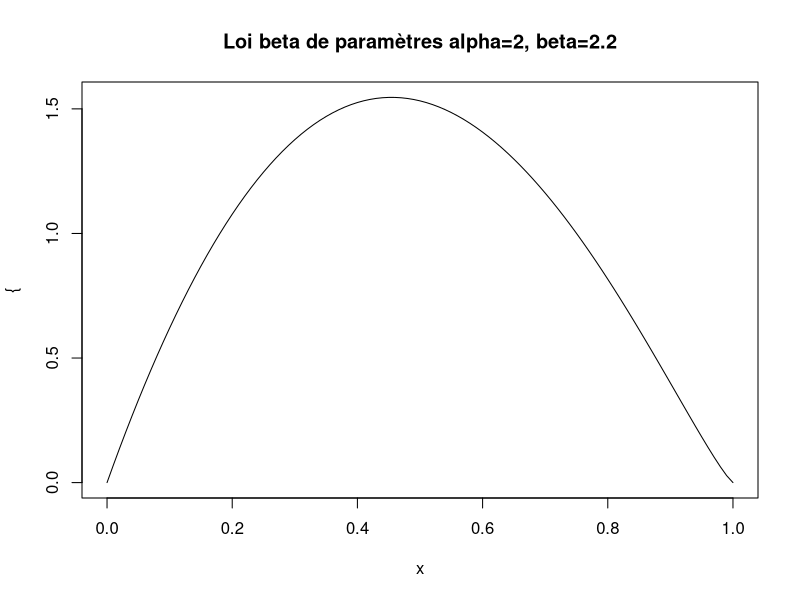
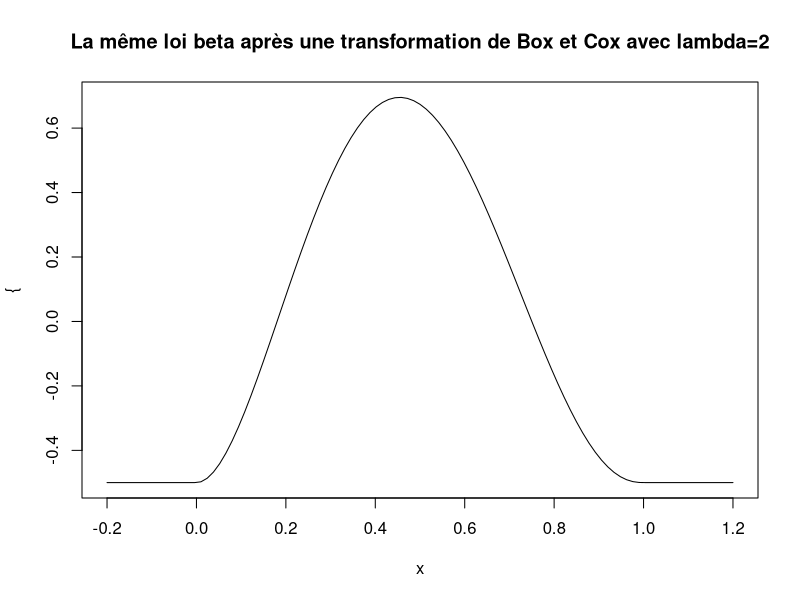
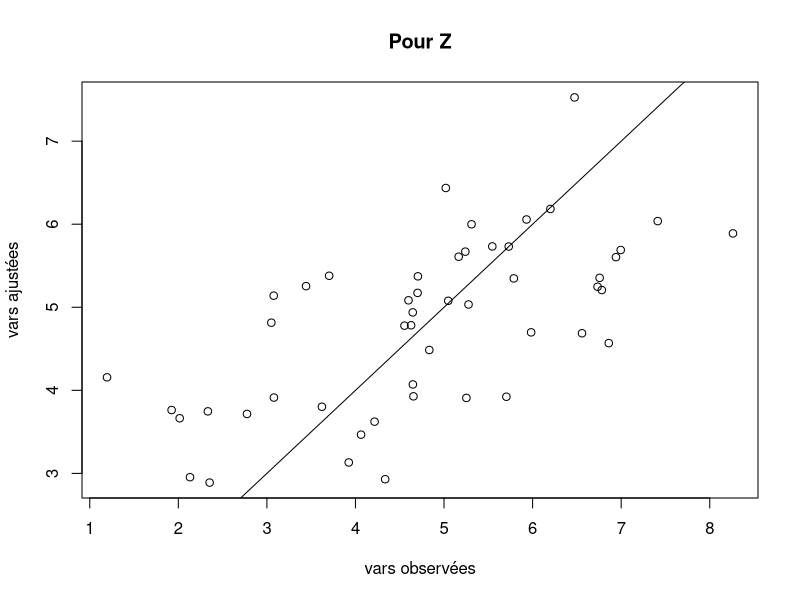
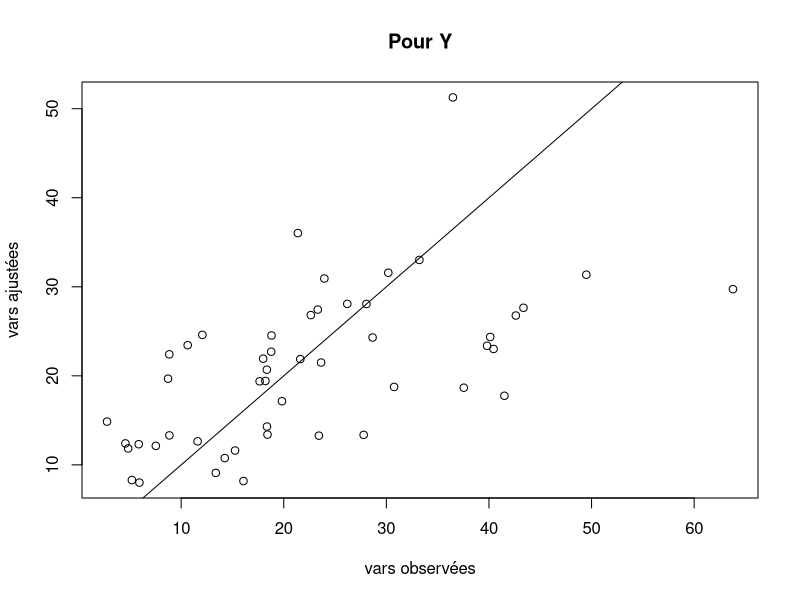
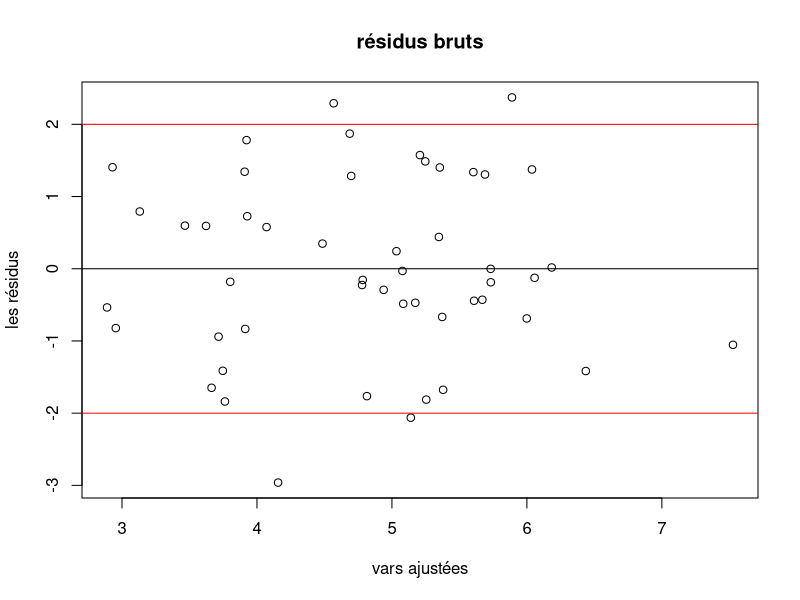
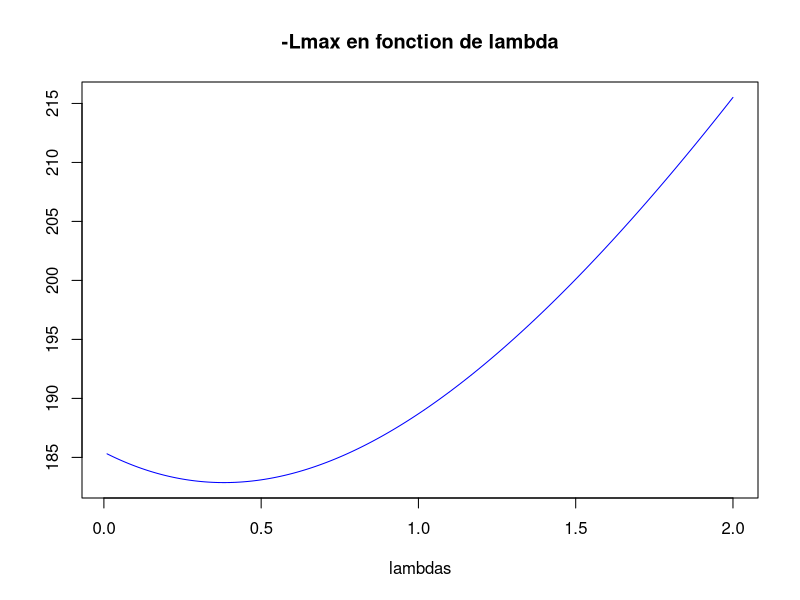
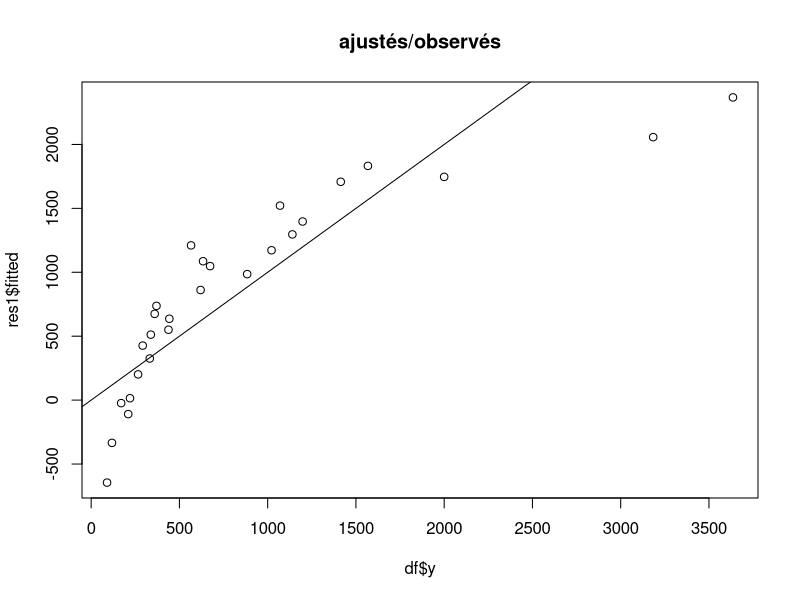
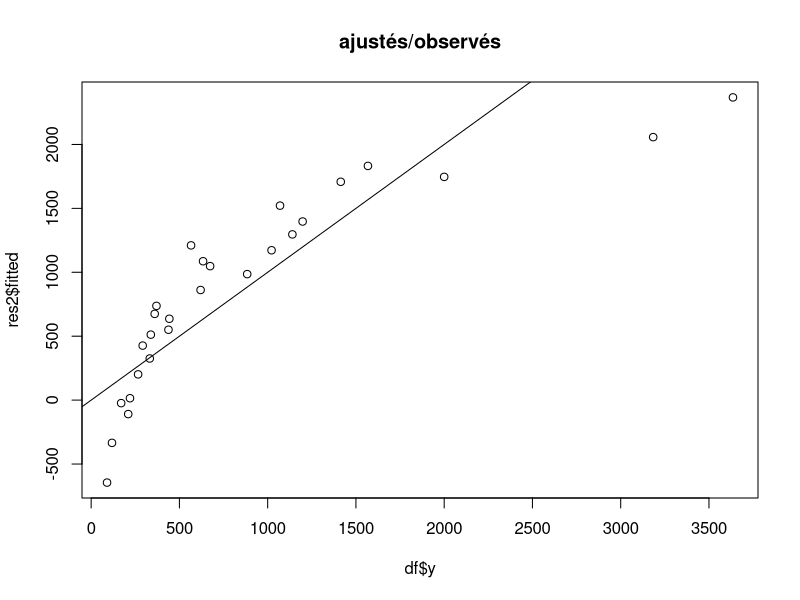

The R script that drew these images, in order:
## ---- chunk 1
knitr::opts_chunk$set(include = FALSE)
## ---- chunk 2
lambda <- 2
a <- 2
b <- 2.2
plot({function (x) dbeta(x, a, b)})
title("Loi beta de paramètres alpha=2, beta=2.2")
plot({function (x) (dbeta(x, a, b)^lambda - 1)/lambda}, -0.2, 1.2)
title("La même loi beta après une transformation de Box et Cox avec lambda=2")
## ---- chunk 3
# Initialisation vars
lambda_ <- 0.3
a <- 5
b <- 1
variance <- 2
n=50
## ---- chunk 4
#Q1
set.seed(999)
X_obs <- rnorm(n) #loi gaussien centrée réduite
Epsilon <- rnorm(n=50, mean=0, sd = sqrt(variance))
# Par la définition
Z <- t(a + b%*%X_obs + Epsilon) #vector
# On considère que toutes les observations du jeu de données Y_i sont positives
Y <- (lambda_*Z +1)^(1/lambda_)
X <- as.matrix(cbind(1, X_obs))

# Estimer la regression linéair simple
theta_est = solve(t(X)%*%X)%*% t(X)%*%Z
p = ncol(X) #2
sigma_est = sqrt(sum( (X%*%theta_est -Z)^2 )/(n-p))

{plot(Z, (X%*%theta_est), xlab = "vars observées", ylab = "vars ajustées", main = "Pour Z")
abline(0,1)}

{plot(Y, ((X%*%theta_est)*lambda_+1)^{1/lambda_}, xlab = "vars observées", ylab = "vars ajustées", main = "Pour Y")
abline(0,1)}

## ---- chunk 5
#Etudier les résidus 
residus <- Z - X%*%theta_est
{plot(X%*%theta_est, residus, xlab = "vars ajustées", ylab = "les résidus",main="résidus bruts")
abline(0,0)
abline(2,0, col="red")
abline(-2,0, col="red")
}
#residus_stud <- residus/(sigma_est * sqrt(1-H_x))
#points(X%*%theta_est,residus,main="différents résidus")
#abline(h=2,lty=2)
#abline(h=-2,lty=2)
## ---- chunk 6
#Q2
# Créer la matrice X du plan d'expérience
X <- as.matrix(cbind(1, X_obs))
# Interprétation les codes
Q = diag(1,n) - X%*%solve(t(X)%*%X)%*%t(X) 
Lmle = function(Z){
  n = length(Z)
  sig2 = (t(Z)%*%Q%*%Z) / n
  -n/2 * log(sig2)
}
## ---- chunk 7
# Coder la fonction lmin(lambda, Y) qui calcule −Lmax.
vec1 = rep(1, 50)
Lmin = function(lambda, Y=Y) {
  Z_ <- ((Y^lambda)-1)/lambda
  -Lmle(Z_) + (1-lambda) * vec1%*%log(abs(Y)) + n/2 + (n/2)*log(2*pi)
}
# Tracer −Lmax
lambdas <- seq(0.01,2,0.01)
Vlmin = Vectorize(Lmin,"lambda")
plot(lambdas,Vlmin(lambdas, Y),
     main="-Lmax en fonction de lambda",
     ylab="",
     type="l",
     col="blue")

## ---- chunk 8
resopt = nlm(Lmin,Y=Y,p=2,hessian=TRUE)
lambda_est <- resopt$estimate
var_lambda_est <- 1/resopt$hessian
## ---- chunk 9
alpha <- 0.05
q <- qnorm(1-alpha/2)
lambda_est - q*sqrt(var_lambda_est) #lower bound
lambda_est + q*sqrt(var_lambda_est) #upper bound
## ---- chunk 10
q_chi <- qchisq(1-alpha, df=1) #quantile
q_chi
lambda_0 <- c(1, 1/2, 0.3, 0)
lambda_0
W_obs <-  (lambda_est - lambda_0)^2 / var_lambda_est
W_obs
p_value <- pchisq(W_obs, df=1, lower.tail = FALSE)
p_value
p_value-alpha>0 # conserve H_0?
## ---- chunk 11
lambda_0[4] <- 0.000001
for(i in 1:4){
  print(paste("lambda=", lambda_0[i]))
  TRV <- 2 *(Lmin(lambda_0[i], Y) - Lmin(lambda_est, Y))
  print(paste("TRV: ", TRV))
  p_value <- pchisq(TRV, df=1, lower.tail = FALSE)
  print(paste("p_value: ", p_value))
  print(paste("conserve H_0?", p_value-alpha>0)) # conserve H_0?
}

## ---- chunk 12
# Lire les données, vérfier que le data.frame obtenu comporte 27 observations.
df = read.csv2("NbCycleRupture.csv")
head(df)
dim(df)
str(df) #structure de data frame
## ---- chunk 13
res1 <- lm(y~.,data=df) #M1
summary(res1)

{plot(df$y, res1$fitted,main="ajustés/observés")
abline(0, 1)}

########################################
longueur <- 50*df$x1+300
amplitude <- df$x2+9
chargement <- df$x3*5 + 45

res2=lm(y~ longueur + amplitude +chargement,data=df) #M1
summary(res2)


{plot(df$y, res2$fitted,main="ajustés/observés")
abline(0, 1)}

## ---- chunk 14
res3 <- lm(y~ df$x1 + df$x2 + df$x3 + I(df$x1^2) + I(df$x2^2) + I(df$x3^2) + I(df$x1*df$x2) + I(df$x1*df$x3) + I(df$x2*df$x3), data=df) #M2

summary(res3)

{plot(res3$fitted,df$y,main="ajustés/observés")
abline(0,1)}
## ---- chunk 15
anova(res1, res3)
## ---- chunk 16
#library(knitr)
#purl("ZHANG-BRIDONNEAU.Rmd")
